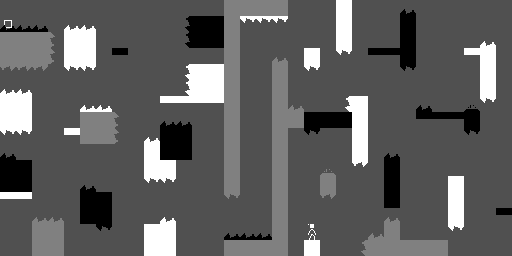

A level layout from a 2D game, rendered from its tile map. Below: a short description, then the map file with its tile-grid data intact:
An orthogonal 32x16 tile map with 16x16 px tiles, 2 tile layers (alt_a, all).

<map version="1.5" tiledversion="1.7.2" orientation="orthogonal" renderorder="right-down" width="32" height="16" tilewidth="16" tileheight="16" infinite="0" backgroundcolor="#505050" nextlayerid="6" nextobjectid="1">
 <properties>
  <property name="bg_color" type="int" value="0" />
  <property name="title" value="Abstractor" />
  <property name="wrapping" type="bool" value="false" />
 </properties>
 <tileset firstgid="1" source="monoman.tsx" />
 <layer id="4" name="alt_a" width="32" height="16">
  <data encoding="csv">
0,0,0,0,0,0,0,0,0,0,0,0,0,0,5,5,5,5,0,0,0,0,0,0,0,10,0,0,0,0,0,0,
18,0,0,0,0,0,0,0,0,0,0,1610612746,4,4,5,1073741836,1073741836,1073741836,0,0,0,0,0,0,0,4,0,0,0,0,0,0,
5,5,5,2684354571,0,0,0,0,0,0,0,0,0,0,5,0,0,0,0,0,0,0,0,0,0,4,0,0,0,0,12,0,
5,5,5,2684354571,0,0,0,7,0,0,0,0,0,0,5,0,0,11,0,0,0,0,0,7,7,4,0,0,0,0,6,0,
3221225483,3221225483,3221225483,0,0,0,0,0,0,0,0,1610612748,6,6,5,0,0,5,0,0,0,0,0,0,0,1073741834,0,0,0,0,6,0,
12,12,0,0,0,0,0,0,0,0,0,1610612748,6,6,5,0,0,5,0,0,0,0,0,0,0,0,0,0,0,0,6,0,
2684354566,2684354566,0,0,0,12,12,0,0,0,9,9,9,9,5,0,0,5,11,0,0,1610612748,6,0,0,0,10,0,0,13,1073741836,0,
2684354566,2684354566,0,0,0,5,5,2684354571,0,0,0,0,0,0,5,0,0,5,5,4,4,4,6,0,0,0,7,7,7,4,0,0,
1073741836,1073741836,0,0,9,5,5,2684354571,0,12,12,0,0,0,5,0,0,5,0,1073741834,0,0,6,0,0,0,0,0,0,1073741834,0,0,
10,0,0,0,0,0,0,0,0,6,6,0,0,0,5,0,0,5,0,0,0,0,6,0,0,0,0,0,0,0,0,0,
4,4,0,0,0,0,0,0,0,6,6,0,0,0,5,0,0,5,0,0,14,0,3221225484,0,0,0,0,0,0,0,0,0,
4,4,0,0,0,10,0,0,0,1073741836,1073741836,0,0,0,5,0,0,5,0,0,5,0,0,0,0,0,0,0,6,0,0,0,
9,9,0,0,0,4,4,0,0,0,0,0,0,0,1073741835,0,0,5,0,0,3221225483,0,0,0,0,0,0,0,6,0,0,0,
0,0,11,11,0,4,4,0,0,0,12,0,0,0,0,0,0,5,0,0,0,0,0,0,11,0,0,0,6,0,0,7,
0,0,5,5,0,0,1073741834,0,0,2684354566,2684354566,0,0,0,10,10,10,5,0,0,0,0,0,11,5,0,0,0,1073741836,0,0,0,
0,0,5,5,0,0,0,0,0,2684354566,2684354566,0,0,0,5,5,5,5,0,6,0,0,1610612747,5,5,5,5,5,0,0,0,0
</data>
 </layer>
 <layer id="1" name="all" width="32" height="16">
  <data encoding="csv">
0,0,0,0,0,0,0,0,0,0,0,0,0,0,0,0,0,0,0,0,0,6,0,0,0,0,0,0,0,0,0,0,
10,10,10,0,12,12,0,0,0,0,0,0,0,0,0,0,0,0,0,0,0,6,0,0,0,0,0,0,0,0,0,0,
0,0,0,0,6,6,0,0,0,0,0,1610612746,4,4,0,0,0,0,0,0,0,6,0,0,0,0,0,0,0,0,0,0,
0,0,0,0,6,6,0,0,0,0,0,0,0,0,0,0,0,0,0,6,0,1073741836,0,0,0,0,0,0,0,9,0,0,
0,0,0,0,1073741836,1073741836,0,0,0,0,0,0,0,0,0,0,0,0,0,1073741836,0,0,0,0,0,0,0,0,0,0,0,0,
0,0,0,0,0,0,0,0,0,0,0,0,0,0,0,0,0,0,0,0,0,0,0,0,0,0,0,0,0,0,0,0,
0,0,0,0,0,0,0,0,0,0,0,0,0,0,0,0,0,0,0,0,0,0,0,0,0,0,0,0,0,0,0,0,
0,0,0,0,0,0,0,0,0,0,10,10,0,0,0,0,0,0,0,0,0,0,0,0,0,0,0,0,0,0,0,0,
0,0,0,0,0,0,0,0,0,0,4,4,0,0,0,0,0,0,0,0,0,0,0,0,0,0,0,0,0,0,0,0,
0,0,0,0,0,0,0,0,0,0,4,4,0,0,0,0,0,0,0,0,0,0,0,0,10,0,0,0,0,0,0,0,
0,0,0,0,0,0,0,0,0,0,0,0,0,0,0,0,0,0,0,0,0,0,0,0,4,0,0,0,0,0,0,0,
0,0,0,0,0,0,0,0,0,0,0,0,0,0,0,0,0,0,0,0,0,0,0,0,4,0,0,0,0,0,0,0,
0,0,0,0,0,0,0,0,0,0,0,0,0,0,0,0,0,0,0,0,0,0,0,0,4,0,0,0,0,0,0,0,
0,0,0,0,0,0,0,0,0,0,0,0,0,0,0,0,0,0,0,0,0,0,0,0,0,0,0,0,0,0,0,0,
0,0,0,0,0,0,0,0,0,0,0,0,0,0,0,0,0,0,0,1,0,0,0,0,0,0,0,0,0,0,0,0,
0,0,0,0,0,0,0,0,0,0,0,0,0,0,0,0,0,0,0,0,0,0,0,0,0,0,0,0,0,0,0,0
</data>
 </layer>
</map>
